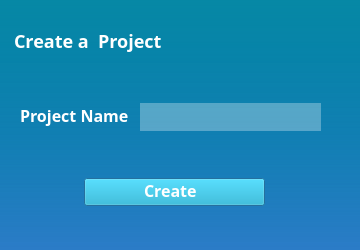
<?xml version="1.0" encoding="UTF-8"?>
<ui version="4.0">
 <class>Dialog</class>
 <widget class="QDialog" name="Dialog">
  <property name="geometry">
   <rect>
    <x>0</x>
    <y>0</y>
    <width>360</width>
    <height>250</height>
   </rect>
  </property>
  <property name="windowTitle">
   <string>Dialog</string>
  </property>
  <property name="styleSheet">
   <string notr="true">QDialog {background-color: qlineargradient(spread:pad, x1:0.523045, y1:0, x2:0.522, y2:0.994318, stop:0 rgba(6, 136, 165, 255), stop:1 rgba(5, 100, 189, 155))}</string>
  </property>
  <widget class="QLabel" name="label_8">
   <property name="geometry">
    <rect>
     <x>14</x>
     <y>20</y>
     <width>161</width>
     <height>41</height>
    </rect>
   </property>
   <property name="font">
    <font>
     <family>Montserrat</family>
     <pointsize>-1</pointsize>
     <weight>75</weight>
     <italic>false</italic>
     <bold>true</bold>
    </font>
   </property>
   <property name="styleSheet">
    <string notr="true">*{position: absolute;
width: 217.37px;
height: 88.31px;
left: 606.99px;
top: 269.2px;

font-family: Montserrat;
font-style: normal;
font-weight: 600;
font-size:18px;
line-height: 78px;

color: #FFFFFF;
}</string>
   </property>
   <property name="text">
    <string>Create a  Project</string>
   </property>
  </widget>
  <widget class="QLabel" name="label_9">
   <property name="geometry">
    <rect>
     <x>20</x>
     <y>100</y>
     <width>121</width>
     <height>31</height>
    </rect>
   </property>
   <property name="font">
    <font>
     <family>Montserrat</family>
     <pointsize>-1</pointsize>
     <weight>75</weight>
     <italic>false</italic>
     <bold>true</bold>
    </font>
   </property>
   <property name="styleSheet">
    <string notr="true">*{position: absolute;
width: 217.37px;
height: 88.31px;
left: 606.99px;
top: 269.2px;

font-family: Montserrat;
font-style: normal;
font-weight: 600;
font-size:16px;
line-height: 78px;

color: #FFFFFF;
}</string>
   </property>
   <property name="text">
    <string>Project Name</string>
   </property>
  </widget>
  <widget class="QLineEdit" name="lineEdit_5">
   <property name="geometry">
    <rect>
     <x>140</x>
     <y>103</y>
     <width>181</width>
     <height>28</height>
    </rect>
   </property>
   <property name="styleSheet">
    <string notr="true">*{position: absolute;
width: 480.03px;
height: 61.14px;
left: 481.64px;
top: 398.27px;

background: rgba(255, 255, 255, 0.3);}</string>
   </property>
   <property name="frame">
    <bool>false</bool>
   </property>
  </widget>
  <widget class="QPushButton" name="pushButton">
   <property name="geometry">
    <rect>
     <x>84</x>
     <y>178</y>
     <width>181</width>
     <height>28</height>
    </rect>
   </property>
   <property name="styleSheet">
    <string notr="true">*{position: absolute;
width: 491.98px;
height: 57.64px;
left: 475.66px;
top: 657.15px;

background: #13ADCF;}</string>
   </property>
   <property name="text">
    <string/>
   </property>
  </widget>
  <widget class="QLabel" name="label_4">
   <property name="geometry">
    <rect>
     <x>144</x>
     <y>180</y>
     <width>61</width>
     <height>21</height>
    </rect>
   </property>
   <property name="font">
    <font>
     <family>Montserrat</family>
     <pointsize>-1</pointsize>
     <weight>75</weight>
     <italic>false</italic>
     <bold>true</bold>
    </font>
   </property>
   <property name="styleSheet">
    <string notr="true">*{position: absolute;
width: 217.37px;
height: 88.31px;
left: 606.99px;
top: 269.2px;

font-family: Montserrat;
font-style: normal;
font-weight: 600;
font-size:16px;
line-height: 78px;

color: #FFFFFF;
}</string>
   </property>
   <property name="text">
    <string>Create</string>
   </property>
  </widget>
 </widget>
 <resources/>
 <connections/>
</ui>
